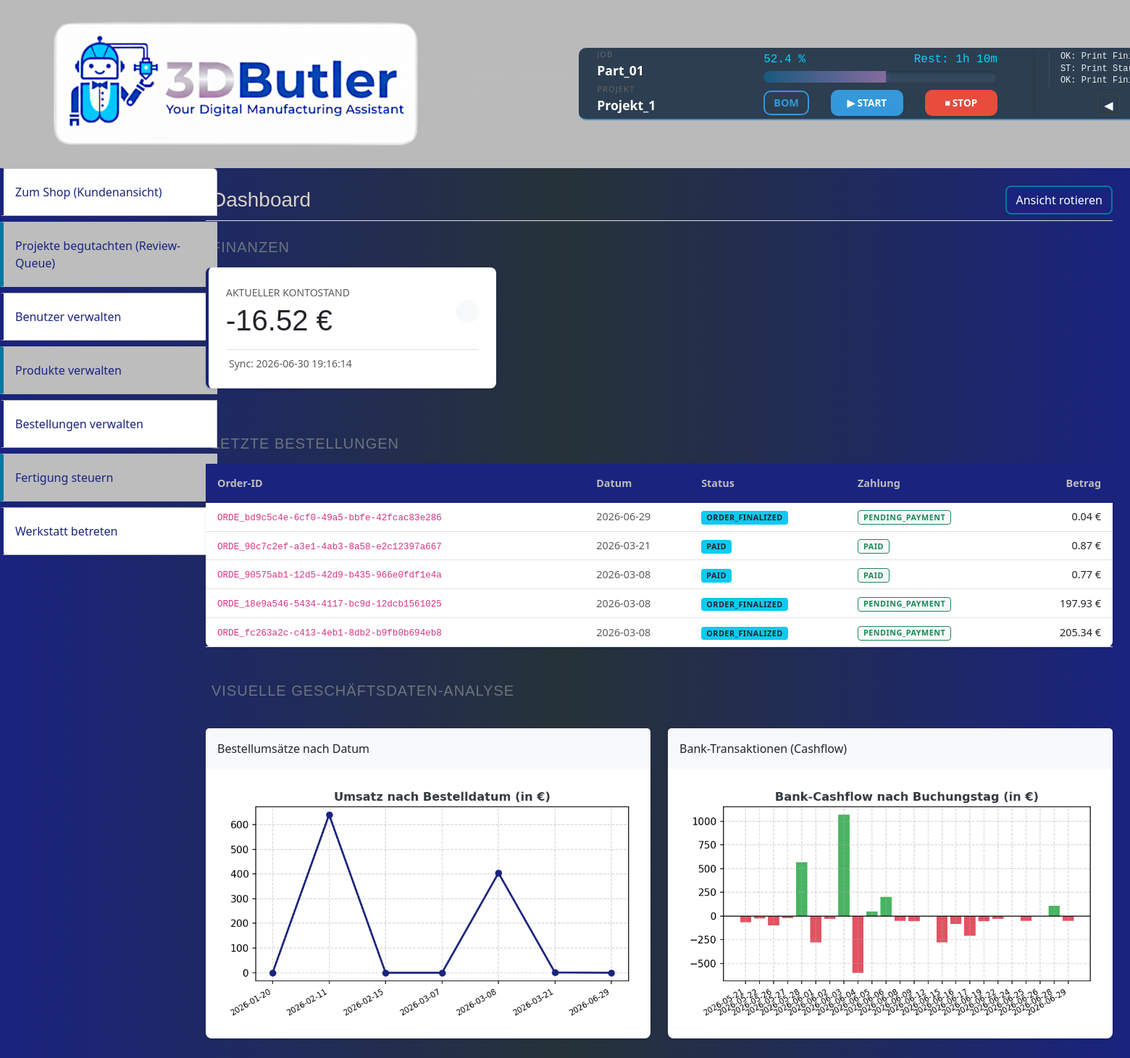
The app's page /admin/admin/dashboard (signed in) with its own data.
### tables this page shows
CREATE TABLE "BankAccounts" (
    "AccountID" TEXT NOT NULL PRIMARY KEY,
    "IBAN" TEXT NOT NULL UNIQUE,
   "AccountName" TEXT NOT NULL,
   "BankName" TEXT NOT NULL,
   "CurrentBalance" REAL NOT NULL DEFAULT 0.0,
   "LastSync" DATETIME DEFAULT CURRENT_TIMESTAMP);

CREATE TABLE "Orders" (
    "OrderID"           TEXT NOT NULL PRIMARY KEY,
    "UserID"            TEXT NOT NULL,
    "AddressID"         TEXT,
    "PaymentID"         TEXT,
    "SourceProjectID"   TEXT,
    
    "OrderStatus"       TEXT NOT NULL DEFAULT 'ORDER_CREATED', 
    "OrderDate"         TEXT NOT NULL,
    "OrderAmount"        INTEGER NOT NULL, 
    
    "PaymentStatus"     TEXT NOT NULL DEFAULT 'PENDING_PAYMENT', 
    "TransactionID"     TEXT, 
    "PaymentMethod"     TEXT,  
    "IsArchived"        INTEGER NOT NULL DEFAULT 0,

    FOREIGN KEY ("UserID") REFERENCES "Users" ("UserID"),
    FOREIGN KEY ("AddressID") REFERENCES "Addresses" ("AddressID"),
    FOREIGN KEY ("PaymentID") REFERENCES "Payments" ("PaymentID"),
    FOREIGN KEY ("SourceProjectID") REFERENCES "Projects" ("ProjectID")
);

### website/admin_views.py (the view)
@admin_bp.route('/admin/dashboard', methods=['GET'])
@check_admin
def dashboard():
    rotation_step = project_manager._get_config_value('DashboardRotationStep') or 0
    n = len(BASE_SECTIONS)
    shift = rotation_step % n
    current_order = BASE_SECTIONS[-shift:] + BASE_SECTIONS[:-shift] if shift > 0 else BASE_SECTIONS
    account_data = transaction_manager.get_primary_bank_account()
    orders_data = transaction_manager.get_recent_orders(limit=5)
    order_plot_url = transaction_manager.generate_order_plot() # Oder entsprechende Plot-Logik
    bank_plot_url = transaction_manager.generate_bank_plot()
    return render_template(
        'admin/admin_dashboard.html', # Dein Template-Pfad bleibt gleich
        section_order=current_order,
        account=account_data,
        orders=orders_data,
        order_plot_url=order_plot_url,
        bank_plot_url=bank_plot_url
    )

### website/templates/admin/admin_dashboard.html (shortened to what this page needs)
{% extends 'admin/admin_base.html' %}
{% block body %}
<div class="col-12 col-md-9 col-xl-10 py-4 px-4 ms-auto">
    <div class="d-flex justify-content-between align-items-center mb-4 pb-2 border-bottom">
        <div>
            <h3 class="mb-0"> Dashboard</h3>
        </div>
        <form action="{{ url_for('admin_views.rotate_dashboard') }}" method="POST" class="m-0">
            <button type="submit" class="btn btn-outline-primary font-weight-bold">
                Ansicht rotieren
            </button>
        </form>
    </div>
    {% for section_name in section_order %}
        {% if section_name == 'finances' %}
        <div class="row g-4 mb-5" id="section-finances">
            <div class="col-12 col-lg-4">
                <h3 class="h5 mb-3 font-weight-bold text-secondary text-uppercase" style="letter-spacing: 0.05em;">
                    Finanzen
                </h3>
                <div class="card shadow-sm border-0 bg-white mb-3" style="border-radius: 8px; border-left: 4px solid #1A237E !important;">
                    <div class="card-body p-4">
                        <div class="d-flex justify-content-between align-items-center">
                            <div>
                                <p class="text-muted small text-uppercase mb-1 font-weight-bold">Aktueller Kontostand</p>
                                <h2 class="display-6 font-weight-bold m-0 text-dark">
                                    {{ "%.2f"|format(account.CurrentBalance) if account else "0.00" }} €
                                </h2>
                            </div>
                            <div class="bg-light p-3 rounded-circle text-primary">
                            </div>
                        </div>
                        <div class="mt-3 pt-2 border-top text-muted small">
                             Sync: <span class="font-weight-bold">{{ account.LastSync if account else 'N/A' }}</span>
                        </div>
                    </div>
                </div>
            </div>
        </div>
        {% endif %}
        {% if section_name == 'orders' %}
        <div class="row g-4 mb-5" id="section-orders">
            <div class="col-12">
                <h3 class="h5 mb-3 font-weight-bold text-secondary text-uppercase" style="letter-spacing: 0.05em;">
                    Letzte Bestellungen
                </h3>
                <div class="card shadow-sm border-0 bg-white" style="border-radius: 8px; border: 1px solid #dee2e6;">
                    <div class="card-body p-0">
                        <div class="table-responsive">
                            <table class="table table-hover align-middle mb-0 text-sm" style="font-size: 0.9rem;">
                                <thead style="background-color: #1A237E; color: #bdbdbd;">
                                    <tr>
                                        <th class="ps-3 py-3 border-0">Order-ID</th>
                                        <th class="py-3 border-0">Datum</th>
                                        <th class="py-3 border-0">Status</th>
                                        <th class="py-3 border-0">Zahlung</th>
                                        <th class="pe-3 py-3 border-0 text-end">Betrag</th>
                                    </tr>
                                </thead>
                                <tbody>
                                    {% if orders %}
                                        {% for order in orders %}
                                        <tr>
                                            <td class="ps-3 font-weight-bold text-dark"><code>{{ order.OrderID }}</code></td>
                                            <td class="text-muted" title="{{ order.OrderDate }}">{{ order.OrderDate.split(' ')[0] }}</td>
                                            <td><span class="badge bg-info text-dark">{{ order.OrderStatus }}</span></td>
                                            <td><span class="badge bg-light text-success border border-success">{{ order.PaymentStatus }}</span></td>
                                            <td class="pe-3 font-weight-bold text-end text-dark">{{ "%.2f"|format(order.OrderAmount / 100.0) }} €</td>
                                        </tr>
                                        {% endfor %}
                                    {% else %}
                                        <tr><td colspan="5" class="text-center py-4 text-muted">Keine Bestellungen vorhanden.</td></tr>
                                    {% endif %}
                                </tbody>
                            </table>
                        </div>
                    </div>
                </div>
            </div>
        </div>
        {% endif %}
        {% if section_name == 'analysis' %}
        <div class="row g-4 mb-5" id="section-analysis">
            <div class="col-12">
                <h3 class="h5 mb-3 font-weight-bold text-secondary text-uppercase" style="letter-spacing: 0.05em;">
                    Visuelle Geschäftsdaten-Analyse
                </h3>
            </div>
            <div class="col-12 col-md-6">
                <div class="card shadow-sm border-0 bg-white" style="border-radius: 8px; border: 1px solid #dee2e6;">
                    <div class="card-header bg-light border-0 py-3 font-weight-bold text-dark">Bestellumsätze nach Datum</div>
                    <div class="card-body p-3 text-center">
                        {% if order_plot_url %}<img class="img-fluid rounded">{% endif %}
                    </div>
                </div>
            </div>
            <div class="col-12 col-md-6">
                <div class="card shadow-sm border-0 bg-white" style="border-radius: 8px; border: 1px solid #dee2e6;">
                    <div class="card-header bg-light border-0 py-3 font-weight-bold text-dark">Bank-Transaktionen (Cashflow)</div>
                    <div class="card-body p-3 text-center">
                        {% if bank_plot_url %}<img class="img-fluid rounded">{% endif %}
                    </div>
                </div>
            </div>
        </div>
        {% endif %}
    {% endfor %}
</div>
{% endblock %}

### website/templates/admin/admin_base.html (shortened to what this page needs)
<!DOCTYPE html>
<html lang="en">
<head>
    <link rel="stylesheet" href="{{ url_for('static',filename='css/bootstrap-icons.min.css') }}">
    <link rel="stylesheet" href="{{ url_for('static',filename='css/all.min.css') }}">
    <link rel="stylesheet" href="{{ url_for('static',filename='css/style.css') }}">
</head>
<body style="background: linear-gradient(to right, #1A237E, #263238, #1A237E);">
    <nav class="navbar navbar-expand-lg" style="background-color: #BABABA;">
        <div class="container-fluid">
            <a class="navbar-brand" href="#" style="color: #242424ad; font-size: 30px; margin-right: -2px;">
                <a href="{% if session.get('is_admin') == 1 %}
                            {{ url_for('admin_views.dashboard') }}
                         {% else %}
                            {{ url_for('views.home') }}
                         {% endif %}" class="Icon-link">
                <img class="Icon" src="{{url_for('static',filename='icons/3dbutler.png')}}" alt="Home Icon">
                </a>
            </a>
            <div class="collapse navbar-collapse" id="navbarSupportedContent">
                <ul class="navbar-nav me-auto mb-2 mb-lg-0">
                    <li class="nav-item">
                        <a class="nav-link text-grey" href="#" style="font-size: 18px; color: #BDBDBD;">About Us</a>
                    </li>
                    <li class="nav-item">
                        <a class="nav-link text-grey" href="#" style="font-size: 18px; color: #BDBDBD;">Contact us</a>
                    </li>
                </ul>
                {% block header %}
                <div class="header-monitor-strip">
                    <div class="job-meta">
                        <span class="label">Job</span>
                        <span class="value">Part_01</span>
                        <span class="label">Projekt</span>
                        <span class="value">Projekt_1</span>
                    </div>
                    <div class="job-progress-center">
                        <div class="execution-group">
                            <div class="progress-stats-wrapper">
                                <span class="percent">52.4 %</span>
                                <span class="eta">Rest: 1h 10m</span>
                            </div>
                            <div class="progress-bar-container">
                                <div class="progress-bar" style="width: 52.4%;"></div>
                            </div>
                            <div class="execution-controls">
                                <a href="#" class="btn-bom-link">BOM</a>
                                <button class="btn-start">▶ START</button>
                                <button class="btn-stop">⏹ STOP</button>
                            </div>
                        </div>
                    </div>
                    <div class="view-navigation">
                        <div class="header-log-ticker">
                            <ul>
                                <li>OK: Print Finished 12/31 21:02</li>
                                <li>ST: Print Started 01/01 12:14</li>
                                <li>OK: Print Finished 01/01 17:43</li>
                            </ul>
                        </div>
                        <div class="nav-controls">
                            <button class="btn-prev">◀</button>
                            <span class="job-index">Drucker 1/4</span>
                        </div>
                    </div>
                </div>
                {% endblock %}
            </div>
        </div>
    </nav>
    {% block admin_navbar %}
<div class="col-md-6">
    <div class="list-group border-0">
        <a href="{{ url_for('views.shop') }}" class="list-group-item list-group-item-action nav-custom-item">
            <span class="link-name">Zum Shop (Kundenansicht)</span>
        </a>
        <a href="{{ url_for('admin_views.review_projects') }}" class="list-group-item list-group-item-action nav-custom-item item-priority">
            <span class="link-name">Projekte begutachten (Review-Queue)</span>
        </a>
        <a href="{{ url_for('admin_views.manage_users') }}" class="list-group-item list-group-item-action nav-custom-item">
            <span class="link-name">Benutzer verwalten</span>
        </a>
        <a href="{{ url_for('admin_views.manage_products') }}" class="list-group-item list-group-item-action nav-custom-item item-priority">
            <span class="link-name">Produkte verwalten</span>
        </a>
        <a href="{{ url_for('admin_views.manage_orders') }}" class="list-group-item list-group-item-action nav-custom-item">
            <span class="link-name">Bestellungen verwalten</span>
        </a>
        <a href="{{ url_for('admin_views.manufacturing_control') }}" class="list-group-item list-group-item-action nav-custom-item item-priority">
            <span class="link-name">Fertigung steuern</span>
        </a>
        <a href="{{ url_for('admin_views.workshop') }}" class="list-group-item list-group-item-action nav-custom-item">
            <span class="link-name">Werkstatt betreten</span>
        </a>
    </div>
</div>
    {% endblock %}
    {% block body %}
    {% endblock %}
</body>
</html>

### records on screen
BankAccounts: CurrentBalance "-16.52", LastSync "2026-06-30 19:16:14"
Orders: OrderID "ORDE_bd9c5c4e-6cf0-49a5-bbfe-42fcac83e286", OrderDate "2026-06-29", OrderStatus "ORDER_FINALIZED", PaymentStatus "PENDING_PAYMENT", order.OrderAmount/100.0 "0.04"
Orders: OrderID "ORDE_90c7c2ef-a3e1-4ab3-8a58-e2c12397a667", OrderDate "2026-03-21", OrderStatus "PAID", PaymentStatus "PAID", order.OrderAmount/100.0 "0.87"
Orders: OrderID "ORDE_90575ab1-12d5-42d9-b435-966e0fdf1e4a", OrderDate "2026-03-08", OrderStatus "PAID", PaymentStatus "PAID", order.OrderAmount/100.0 "0.77"
Orders: OrderID "ORDE_18e9a546-5434-4117-bc9d-12dcb1561025", OrderDate "2026-03-08", OrderStatus "ORDER_FINALIZED", PaymentStatus "PENDING_PAYMENT", order.OrderAmount/100.0 "197.93"
Orders: OrderID "ORDE_fc263a2c-c413-4eb1-8db2-b9fb0b694eb8", OrderDate "2026-03-08", OrderStatus "ORDER_FINALIZED", PaymentStatus "PENDING_PAYMENT", order.OrderAmount/100.0 "205.34"
